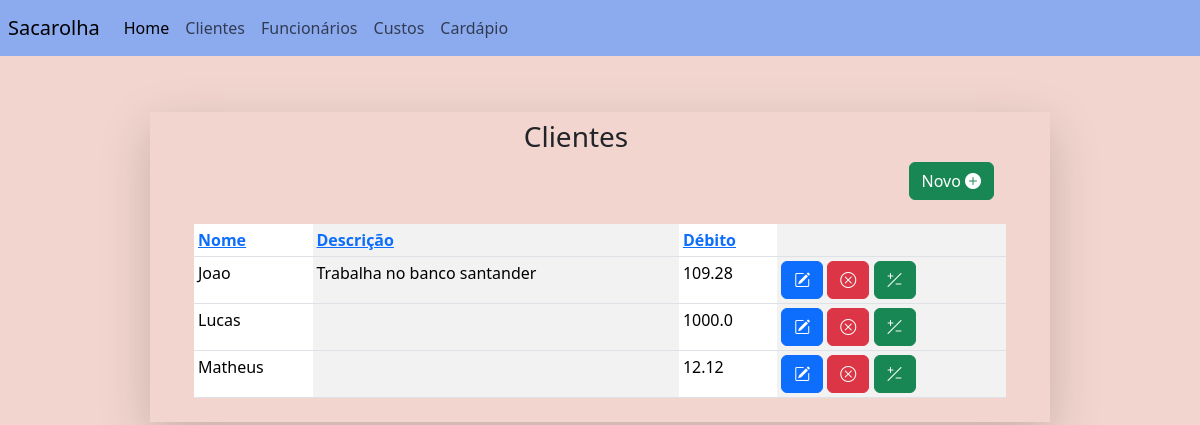
Before: /cliente (signed in) with the older database file.
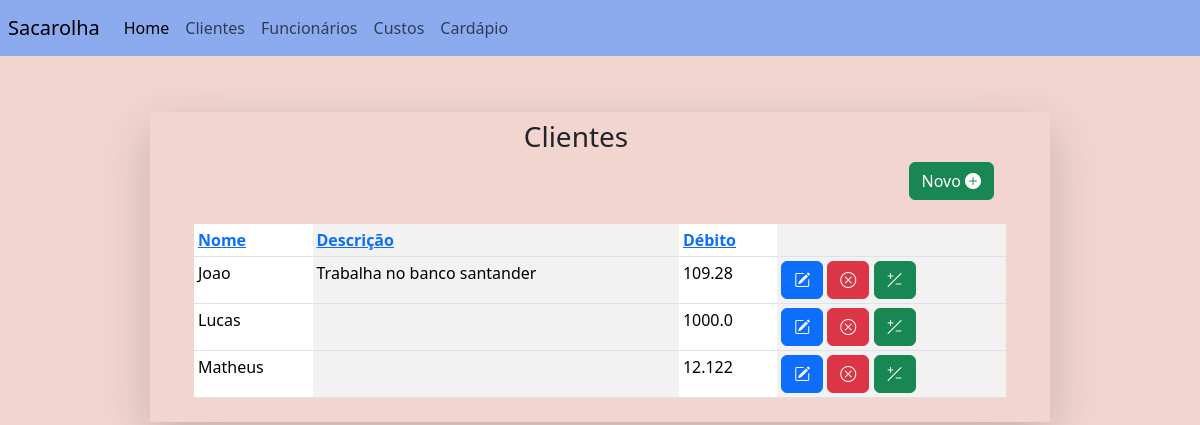
After: the same page with the newer database file.
### main/models.py (models this page shows, shortened)
class RegistroFinanceiro(models.Model):
	category_list = [
		("cliente", "cliente"),
		("custo", "custo"),
		("funcionario", "funcionario"),
	]
	user = models.ForeignKey(User, on_delete=models.CASCADE, null=True)
	name = models.CharField(max_length = 200)
	description = models.CharField(max_length = 200, blank=True)
	value = models.FloatField(validators= [validate_positive])
	category = models.CharField(max_length = 200, choices = category_list)
	state = models.BooleanField(default=True)

### main/views.py (the view)
# urls.py: path('cliente', views.ClienteListView.as_view(), name='cliente'),
class ClienteListView(LoginRequiredMixin, ListView):
    login_url = "login"
    template_name = "main/cliente/cliente_list.html"
    model = RegistroFinanceiro
    def get_queryset(self):
        queryset = super().get_queryset().filter(category='cliente')
        order = self.request.GET.get('order', 'asc')
        sort_by = self.request.GET.get('sort', 'name')
        if order == "desc":
            sort_by = f'-{sort_by}'
        queryset= queryset.order_by(sort_by)
        return queryset

### main/templates/main/cliente/cliente_list.html (shortened to what this page needs)
{%extends "base.html"%}
{%block navbar%}
{%include 'navbar.html'%}
{%endblock navbar%}
{%block content%}
<div align="right" class='pe-5' >
	<h3 align="center">Clientes</h3>
<a class='btn btn-success' href={%url 'cliente_create'%} method='GET'class='h3'>Novo					<i class="bi bi-plus-circle-fill"></i></a>
<br>
<br>
{%include "main/cliente/cliente_table.html"%}
</div>
{%endblock content%}

### main/templates/main/cliente/cliente_table.html
<div class='row ps-5 justify-content-center'>
<table class="table table-striped-columns table-sm">
<thead>
	<tr>
		<th>             <a href="?sort=name&order={% if request.GET.order == 'asc' %}desc{% else %}asc{% endif %}">
			Nome
		</a></th>
		<th>                <a href="?sort=description&order={% if request.GET.order == 'asc' %}desc{% else %}asc{% endif %}">
			Descrição
		</a></th>
		<th>                <a href="?sort=value&order={% if request.GET.order == 'asc' %}desc{% else %}asc{% endif %}">
			Débito
		</a></th>
		<th></th>
	</tr>
</thead>
<tbody>
	{%for object in object_list%}
		{%if object.category == "cliente" and object.state == True%}
		<tr>
			<td scope="row">{{object.name}}</td>
			<td scope="row">{{object.description}}</td>
			<td scope="row">{{object.value}}</td>
			<td><a href="{%url 'cliente_update' object.id%}" class='btn btn-primary'>
				<i class="bi bi-pencil-square"></i>
			</a>
			<a href="{%url 'cliente_softdelete' object.id%}"class='btn btn-danger'>
				<i class="bi bi-x-circle"></i>
			</a>
			<a title = "Alterar debito" href="{%url 'cliente_value_update' object.id%}"class='btn btn-success'>
				<i class="bi bi-plus-slash-minus"></i>
			</a>
			</td>
		</tr>
		{%endif%}
	{%endfor%}
</tbody>
</table>
</div>

Changed rows visible on the page:
changed RegistroFinanceiro "Matheus": value "12.12" → "12.122"
